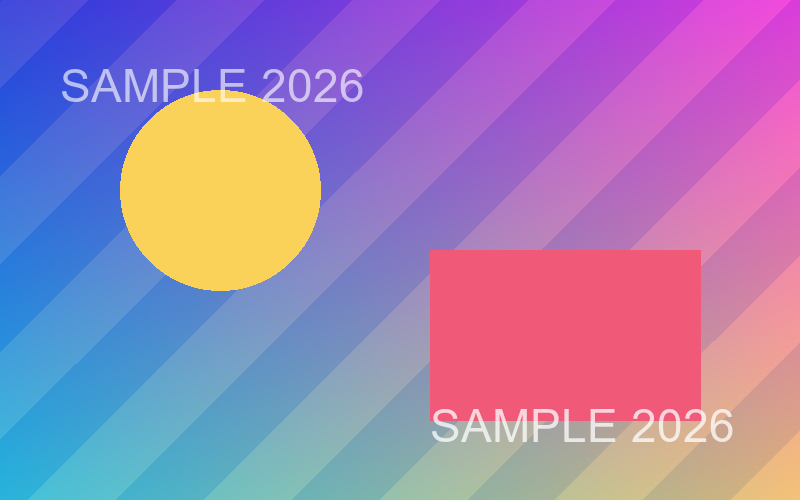
#> input picture examples/samples/watermarked.png, 800 x 500 px; the run also reads 2 pictures not shown here
$ python demo.py
#> lines starting #> are read from the running program, lines starting #| are printed output that depends on the picture; after the words box and inside, x2 and y2 are one past the last pixel; in counts of white or black regions, pixels touching at a corner belong together
### watermark_remover/core.py
"""图片去水印核心算法（纯 Python 实现，只依赖 numpy + pillow）。

三条思路，覆盖大多数常见场景：

1. ``inpaint`` —— 区域修复。
   先把水印做成遮罩，再用「归一化卷积」把周围的像素一层层扩散进遮罩区域。
   装了 opencv 时会自动改用 ``cv2.inpaint``（Telea），速度更快，没装也能跑。
2. ``remove_by_watermark`` —— 水印反演。
   已知水印图案（比如自己加水印时用的那张 logo）时，按叠加公式
   ``I = (1 - a) * O + a * W`` 反解出原图 ``O``，效果最干净。
3. ``estimate_background`` —— 多图中值估计。
   同一张图的多份拷贝、水印位置各不相同（很多平台是随机位置）时，
   逐像素取中值即可把水印滤掉，得到干净背景。

所有函数输入输出统一为 ``uint8`` 的 numpy 数组，形状 ``(H, W, 3)``。
"""

from __future__ import annotations

from typing import List, Optional, Sequence, Tuple

import numpy as np
from PIL import Image

__all__ = [
    "imread",
    "imwrite",
    "resize_like",
    "inpaint",
    "remove_by_watermark",
    "estimate_background",
    "offset_map",
]


# ---------------------------------------------------------------------------
# 图像读写
# ---------------------------------------------------------------------------
def imread(path: str, keep_alpha: bool = False) -> np.ndarray:
    """读取图片为 uint8 数组。默认转成 RGB（透明部分按白底合成）。"""
    img = Image.open(path)
    if keep_alpha:
        return np.asarray(img.convert("RGBA"))

    if img.mode in ("RGBA", "LA") or (img.mode == "P" and "transparency" in img.info):
        rgba = img.convert("RGBA")
        bg = Image.new("RGBA", rgba.size, (255, 255, 255, 255))
        rgba = Image.alpha_composite(bg, rgba)
        img = rgba.convert("RGB")
    else:
        img = img.convert("RGB")
    return np.asarray(img, dtype=np.uint8)


def imwrite(path: str, arr: np.ndarray) -> None:
    """把数组存成图片，自动裁剪到 0-255。"""
    data = np.clip(np.asarray(arr), 0, 255).astype(np.uint8)
    Image.fromarray(data).save(path)


def resize_like(arr: np.ndarray, reference: np.ndarray) -> np.ndarray:
    """把 ``arr`` 缩放到与 ``reference`` 相同的宽高。"""
    h, w = reference.shape[:2]
    if arr.shape[:2] == (h, w):
        return arr
    channels = arr.shape[2] if arr.ndim == 3 else 1
    mode = "RGBA" if channels == 4 else ("L" if channels == 1 else "RGB")
    img = Image.fromarray(np.asarray(arr, dtype=np.uint8), mode=mode)
    img = img.resize((w, h), Image.BILINEAR)
    return np.asarray(img, dtype=np.uint8)


# ---------------------------------------------------------------------------
# 纯 numpy 的快速模糊（3 次盒式滤波近似高斯）
# ---------------------------------------------------------------------------
# [34 lines left out: functions _box_blur, _blur2d, _blur_stack, not called in this run]


def _mask_bbox(mask: np.ndarray) -> Tuple[int, int, int, int]:
    ys, xs = np.nonzero(mask)
    return int(ys.min()), int(ys.max()), int(xs.min()), int(xs.max())


def auto_radius(mask: np.ndarray) -> int:
    """根据遮罩大小估算一个合适的填充半径。"""
    y0, y1, x0, x1 = _mask_bbox(mask)
    longest = max(y1 - y0 + 1, x1 - x0 + 1)
    return int(min(64, max(4, longest // 2)))


# ---------------------------------------------------------------------------
# 1. 区域修复
# ---------------------------------------------------------------------------
# [32 lines left out: function _inpaint_numpy, not called in this run]


def _inpaint_opencv(img: np.ndarray, mask: np.ndarray, radius: int) -> np.ndarray:
    import cv2  # type: ignore

    m = (mask.astype(np.uint8)) * 255
    return cv2.inpaint(img.astype(np.uint8), m, float(radius), cv2.INPAINT_TELEA).astype(np.float64)


def inpaint(
    img: np.ndarray,
    mask: np.ndarray,
    radius: Optional[int] = None,
    prefer_opencv: bool = True,
) -> np.ndarray:
    """把 ``mask``（True / 255 表示要修掉的区域）里的像素用周围内容填掉。

    ``radius`` 不给时按遮罩大小自动估计。装了 opencv 会优先用它，失败自动回退。
    """
    src = np.asarray(img, dtype=np.uint8)
    m = np.asarray(mask) > 0
    if m.ndim == 3:
        m = m.any(axis=2)
    if not m.any():
        return src.copy()
    if radius is None:
        radius = auto_radius(m)

    float_img = src.astype(np.float64)
    if prefer_opencv:
        try:
            return np.clip(_inpaint_opencv(float_img, m, radius), 0, 255).astype(np.uint8)
        except Exception:
            pass
    return np.clip(_inpaint_numpy(float_img, m, radius), 0, 255).astype(np.uint8)


# ---------------------------------------------------------------------------
# 2. 已知水印图案 -> 反演
# ---------------------------------------------------------------------------
def remove_by_watermark(
    img: np.ndarray,
    watermark: np.ndarray,
    alpha: Optional[float] = None,
    strength: float = 1.0,
) -> np.ndarray:
    """按 ``I = (1-a)*O + a*W`` 反解原图 ``O``。

    ``watermark`` 可以是 RGB（用亮度当透明度，``alpha`` 默认 0.3）
    或带透明通道的 PNG（用 alpha 通道，``alpha`` 默认 1.0）。
    结果过冲就把 ``alpha`` 或 ``strength`` 调小。
    """
    src = img.astype(np.float64)
    wm = resize_like(np.asarray(watermark, dtype=np.uint8), src)

    if wm.shape[2] == 4:
        base_alpha = 1.0 if alpha is None else float(alpha)
        a = wm[:, :, 3:4].astype(np.float64) / 255.0
        color = wm[:, :, :3].astype(np.float64)
    else:
        base_alpha = 0.3 if alpha is None else float(alpha)
        lum = wm.astype(np.float64).mean(axis=2, keepdims=True) / 255.0
        a = lum
        color = wm.astype(np.float64)

    a = np.clip(a * base_alpha * float(strength), 0.0, 0.98)
    out = (src - a * color) / (1.0 - a)
    return np.clip(out, 0, 255).astype(np.uint8)


# ---------------------------------------------------------------------------
# 3. 多图中值估计
# ---------------------------------------------------------------------------
def estimate_background(images: Sequence[np.ndarray]) -> np.ndarray:
    """多张同款图（水印位置不一致）逐像素取中值，得到干净背景。"""
    if len(images) < 2:
        raise ValueError("至少需要 2 张图片才能估计背景")
    stack = np.stack([im.astype(np.float64) for im in images], axis=0)
    return np.clip(np.median(stack, axis=0), 0, 255).astype(np.uint8)


def offset_map(img: np.ndarray, background: np.ndarray) -> np.ndarray:
    """单张图相对背景的残差（含正负），用于可视化水印残留。"""
    return img.astype(np.float64) - background.astype(np.float64)

### watermark_remover/mask.py
"""遮罩生成：告诉程序「哪一块像素是水印」。

三种来源，可以组合使用：
  * 矩形框 ``--rect x,y,w,h``（可重复传多次）
  * 手画的遮罩图 ``--mask mask.png``（白色/不透明区域 = 要修掉的区域）
  * 颜色检测 ``--color 255,255,255 --tolerance 40``（适合纯色 logo / 白色文字）
"""

from __future__ import annotations

from typing import List, Optional, Sequence, Tuple

import numpy as np

__all__ = ["build_mask", "dilate"]


def mask_from_rects(shape: Tuple[int, int], rects: Sequence[Tuple[int, int, int, int]]) -> np.ndarray:
    h, w = shape[:2]
    mask = np.zeros((h, w), dtype=bool)
    for x, y, rw, rh in rects:
        x0, y0 = max(0, x), max(0, y)
        x1, y1 = min(w, x + rw), min(h, y + rh)
        if x1 > x0 and y1 > y0:
            mask[y0:y1, x0:x1] = True
    return mask


# [17 lines left out: functions mask_from_image, mask_from_color, not called in this run]


def dilate(mask: np.ndarray, iterations: int) -> np.ndarray:
    """把遮罩往外扩几圈，盖住水印的抗锯齿边缘。"""
    out = np.asarray(mask, dtype=bool).copy()
    for _ in range(max(0, int(iterations))):
        padded = np.pad(out, 1, mode="constant", constant_values=False)
        for dy in (0, 1, 2):
            for dx in (0, 1, 2):
                if dy == 1 and dx == 1:
                    continue
                out |= padded[dy:dy + out.shape[0], dx:dx + out.shape[1]]
    return out


def build_mask(
    img: np.ndarray,
    rects: Optional[Sequence[Tuple[int, int, int, int]]] = None,
    mask_image: Optional[np.ndarray] = None,
    color: Optional[Sequence[int]] = None,
    tolerance: float = 40.0,
    dilate_iters: int = 0,
) -> np.ndarray:
    """把各种来源合成一张 bool 遮罩（True = 待修复）。"""
    h, w = img.shape[:2]
    mask = np.zeros((h, w), dtype=bool)

    if mask_image is not None:
        mask |= mask_from_image(mask_image, (h, w))
    if rects:
        mask |= mask_from_rects((h, w), rects)
    if color is not None:
        mask |= mask_from_color(img, list(color), tolerance)

    if dilate_iters:
        mask = dilate(mask, dilate_iters)
    return mask


def mask_summary(mask: np.ndarray) -> str:
    total = mask.size
    hit = int(mask.sum())
    return "%d px (%.2f%%)" % (hit, 100.0 * hit / max(1, total))

### watermark_remover/utils.py
"""命令行里用到的小工具：参数解析、目录准备、终端输出。"""

from __future__ import annotations

import os
import sys
from typing import List, Sequence, Tuple

__all__ = ["parse_rect", "parse_color", "ensure_dir", "info", "warn", "setup_console"]


# [7 lines left out: function setup_console, not called in this run]


def parse_rect(text: str) -> Tuple[int, int, int, int]:
    """解析 ``x,y,w,h``。"""
    parts = [p.strip() for p in text.replace("x", ",").split(",") if p.strip()]
    if len(parts) != 4:
        raise ValueError("矩形格式应为 x,y,w,h，例如 100,200,300,80")
    try:
        x, y, w, h = (int(float(p)) for p in parts)
    except ValueError:
        raise ValueError("矩形里的数字无法识别：%s" % text)
    if w <= 0 or h <= 0:
        raise ValueError("矩形的宽高必须大于 0：%s" % text)
    return x, y, w, h


# [31 lines left out: functions parse_color, ensure_dir, not called in this run]


def info(msg: str) -> None:
    print(msg)


def warn(msg: str) -> None:
    print("[提示] %s" % msg, file=sys.stderr)

### examples/demo.py
"""三条路线各跑一遍，结果输出到 examples/out/。

    python examples/make_sample.py
    python examples/demo.py
"""

from __future__ import annotations

import os
import sys

import numpy as np

sys.path.insert(0, os.path.dirname(os.path.dirname(os.path.abspath(__file__))))

from watermark_remover import core, mask as mask_utils  # noqa: E402

HERE = os.path.dirname(os.path.abspath(__file__))
SAMPLES = os.path.join(HERE, "samples")
OUT = os.path.join(HERE, "out")


def ensure_samples() -> None:
    if not os.path.isdir(SAMPLES) or not os.path.isfile(os.path.join(SAMPLES, "watermarked.png")):
        raise SystemExit("先跑 python examples/make_sample.py 生成素材")


def demo_inpaint() -> None:
    img = core.imread(os.path.join(SAMPLES, "watermarked.png"))
#> in imread, img is the input picture: PIL image 800x500 RGB; mean R, G, B 161.5, 129.3, 180
    with open(os.path.join(SAMPLES, "rect.txt"), encoding="utf-8") as fp:
        from watermark_remover.utils import parse_rect

        rect = parse_rect(fp.read().strip())

    m = mask_utils.build_mask(img, rects=[rect], dilate_iters=3)
    core.imwrite(os.path.join(OUT, "inpaint_mask.png"), m.astype(np.uint8) * 255)
    out = core.inpaint(img, m)
    core.imwrite(os.path.join(OUT, "inpaint_result.png"), out)
    print("inpaint  -> out/inpaint_result.png  区域: %s" % mask_utils.mask_summary(m))


def demo_invert() -> None:
    img = core.imread(os.path.join(SAMPLES, "watermarked.png"))
    wm = core.imread(os.path.join(SAMPLES, "watermark.png"), keep_alpha=True)
    out = core.remove_by_watermark(img, wm)
    core.imwrite(os.path.join(OUT, "invert_result.png"), out)

    clean = core.imread(os.path.join(SAMPLES, "clean_input.png"))
    err = float(np.abs(out.astype(np.float64) - clean.astype(np.float64)).mean())
    print("invert   -> out/invert_result.png  与原图平均误差: %.2f/255" % err)


def demo_estimate() -> None:
    """水印位置随机时，多张取中值即可滤掉。"""
    rng = np.random.default_rng(7)
    clean = core.imread(os.path.join(SAMPLES, "clean_input.png"))
    shots = []
    h, w = clean.shape[:2]
    for _ in range(5):
        y = int(rng.integers(0, h - 70))
        x = int(rng.integers(0, w - 260))
        shot = clean.copy()
        # 模拟一块随机位置的半透明暗水印
        shot[y:y + 60, x:x + 250] = (shot[y:y + 60, x:x + 250].astype(np.float64) * 0.6).astype(np.uint8)
        shots.append(shot)

    bg = core.estimate_background(shots)
    core.imwrite(os.path.join(OUT, "estimate_result.png"), bg)
    err = float(np.abs(bg.astype(np.float64) - clean.astype(np.float64)).mean())
    print("estimate -> out/estimate_result.png 与原图平均误差: %.2f/255" % err)


def main() -> None:
    ensure_samples()
    os.makedirs(OUT, exist_ok=True)
    demo_inpaint()
#> (reads examples/samples/rect.txt from the repository)
#> after the loop in dilate, `for _ in range(max(0, int(iterations))):`:
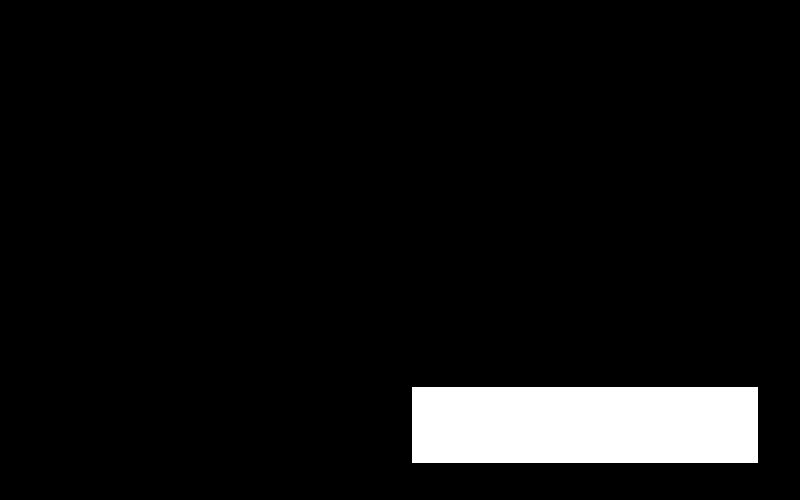
#> out: shape (500, 800) bool; 6.6% white; 1 white region, box (x1, y1, x2, y2) and area: (412, 387, 758, 463) 26296
#> in auto_radius, `y0, y1, x0, x1 = _mask_bbox(mask)`: y0 = 387; y1 = 462; x0 = 412; x1 = 757
#> in auto_radius, `longest = max(y1 - y0 + 1, x1 - x0 + 1)`: longest = 346
#> in inpaint, `radius = auto_radius(m)`: radius = 64
#> in _inpaint_opencv, `return cv2.inpaint(img.astype(np.uint8), m, float(radius), cv2.INPAINT..`:
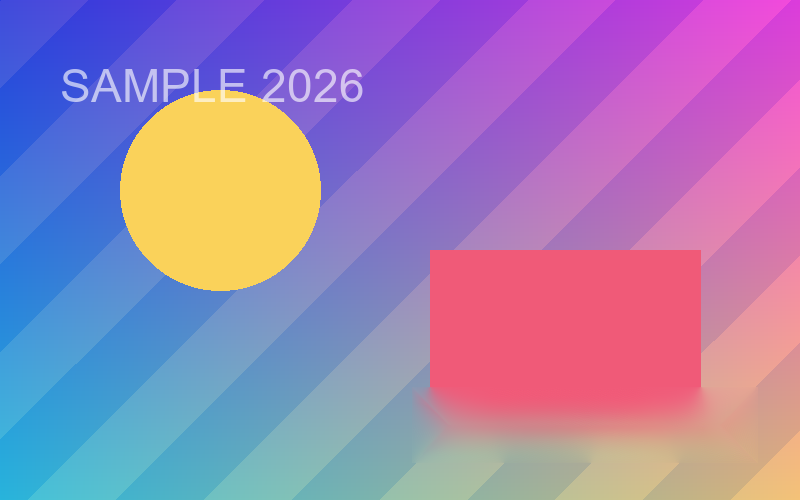
#> returned value: shape (500, 800, 3) float64; mean of channels 0, 1, 2 161.4, 128.6, 179.2; drawn as R, G, B
#> in mask_summary, `hit = int(mask.sum())`: hit = 26296
#| inpaint  -> out/inpaint_result.png  区域: 26296 px (6.57%)
    demo_invert()
#> in remove_by_watermark, `a = wm[:, :, 3:4].astype(np.float64) / 255.0`:
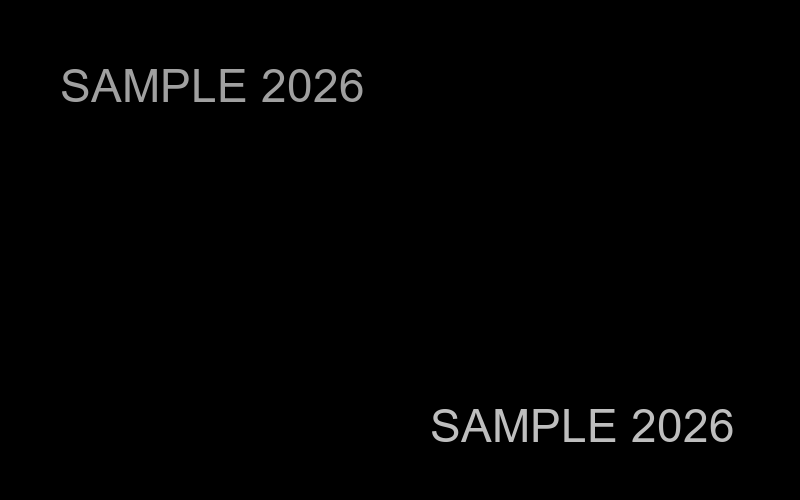
#> a: shape (500, 800, 1) float64; min 0, max 0.745, mean 0.0112
#> in remove_by_watermark, `color = wm[:, :, :3].astype(np.float64)`: color: shape (500, 800, 3) float64; every value is 255
#> in remove_by_watermark, `out = (src - a * color) / (1.0 - a)`:
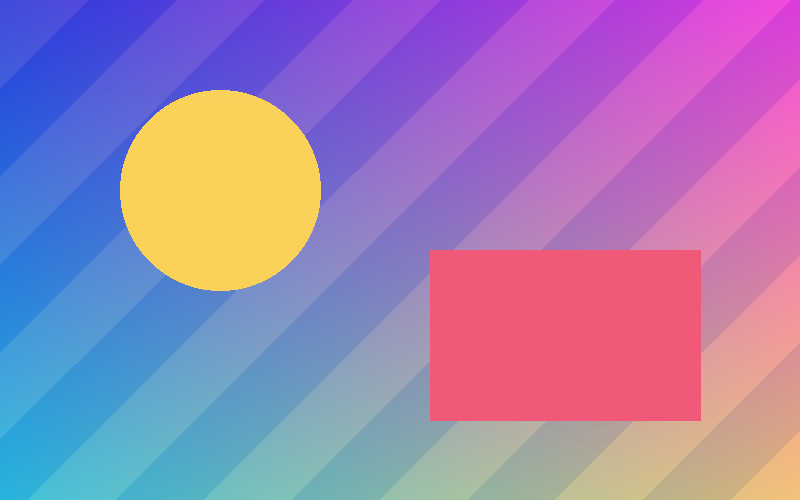
#> out: shape (500, 800, 3) float64; mean R, G, B 160.5, 127.9, 179
#> in demo_invert, `err = float(np.abs(out.astype(np.float64) - clean.astype(np.float64))...`: err = 0.0147
#| invert   -> out/invert_result.png  与原图平均误差: 0.01/255
    demo_estimate()
#> after the loop in demo_estimate, `for _ in range(5):`:
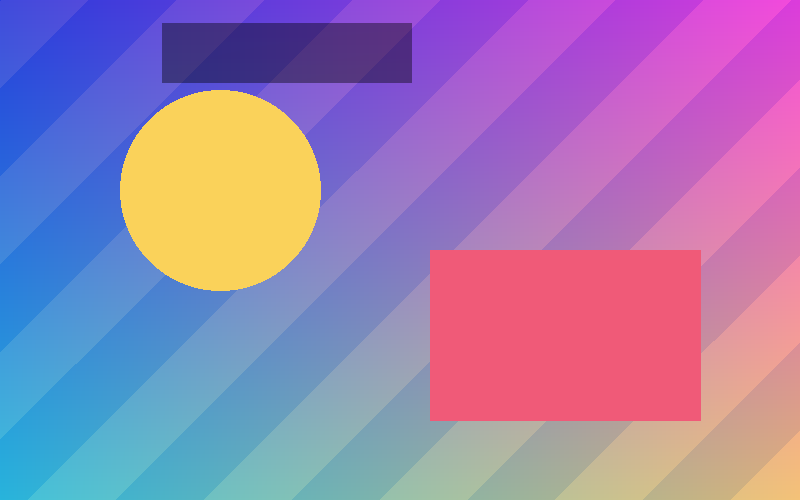
#> shot: shape (500, 800, 3); mean R, G, B 158.7, 126.6, 175.8
#> after the loop in demo_estimate, `for _ in range(5):`: shots = 5 items
#> in demo_estimate, `err = float(np.abs(bg.astype(np.float64) - clean.astype(np.float64)).m..`: err = 0
#| estimate -> out/estimate_result.png 与原图平均误差: 0.00/255
    print("全部完成，结果在 %s" % OUT)


if __name__ == "__main__":
    main()
